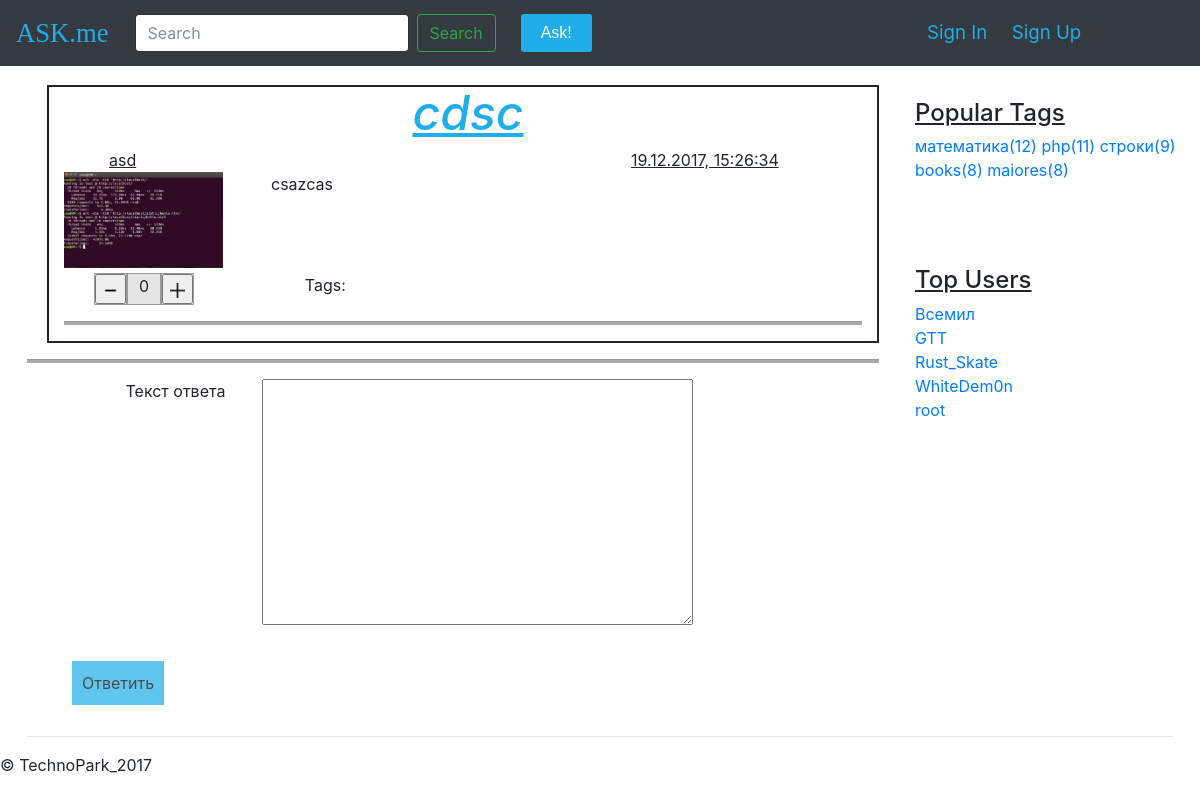
Page /question/63/ on the committed database.
### questions/models.py (models this page shows, shortened)
class Question(models.Model):
    author = models.ForeignKey(User)
    title = models.CharField(max_length=120, verbose_name=u"Заголовок вопроса")
    text = models.TextField(verbose_name=u"Полное описание вопроса")
    create_date = models.DateTimeField(default=datetime.now, verbose_name=u"Время создания вопроса")
    is_active = models.BooleanField(default=True, verbose_name=u"Доступность вопроса")
    tags = models.ManyToManyField(Tag, blank=True)
    category = models.ForeignKey(Category, blank=True)
    status = models.OneToOneField(Status)
    objects = QuestionManager()
    class Meta:
        ordering = ['-create_date']

class User(AbstractUser):
    upload = models.ImageField(default='static/img/ava.png', upload_to='%Y/%m/%d/', verbose_name=u"Аватар")
    rating = models.IntegerField(default=0, verbose_name=u"Рейтинг")
    objects = MyUserManager()

class Status(models.Model):
    viewsNum = models.IntegerField(default=0, verbose_name=u"Количество просмотров")
    likesNum = models.IntegerField(default=0, verbose_name=u"Количество лайков")

class Tag(models.Model):
    title = models.CharField(max_length=120, unique=True, verbose_name=u"Заголовок тега")
    objects = TagManager()

### questions/views.py (the view)
# urls.py: url(r'^(?P<question_id>[0-9]+)/$', views.question_detail, name='question_detail'),
def question_detail(request, question_id):
    ctx = dict()
    post = get_object_or_404(Question, id=question_id)
    is_set_like(request)
    tag_list = get_top_tags()
    user_list = get_top_users()
    ctx['user_list'] = user_list
    ctx['post'] = post
    ctx['tag_list'] = tag_list
    if request.POST:
        form = forms.AnswerForm(request.POST)
        if form.is_valid():
            answId = form.save(question_id, request.user.id)
            return redirect('./#'+str(answId))
    else:
        form = forms.AnswerForm()
    ctx['form'] = form
    return render(request, 'question_detail.html', ctx)

### questions/forms.py (shortened to what this page needs)
class AnswerForm(forms.ModelForm):
    class Meta:
        model = models.Answer
        fields = ['text']

### questions/models.py (called while the page is built)
    def get_top_N(self,N):
        return self.order_by('-rating')[0:N]

    def get_top_N(self,N):
        return self.values('title').annotate(num_questions=Count('question')).order_by('-num_questions')[0:N]

### questions/views.py (called while the page is built, shortened)
def is_set_like(request):
    like = None
    if request.method == 'POST':
        like = request.POST.get('like')

def get_top_tags():
    return Tag.objects.get_top_N(5)

def get_top_users():
    return User.objects.get_top_N(5)

### questions/templates/question_detail.html (shortened to what this page needs)
{% extends "base.html" %}
{% block content %}
        <article class="lmarg20">
            <header>
              <h1 class="one_question"><u>{{ post.title }}</u></h1>
            </header>
            <div class="row " style="margin-left: 30px">
                <div class="col-md-8 col-sm-12"><u>
                    {{ post.author.username }}</u>
                </div>
                <div class="col-md-4 col-sm-12"><u>
                    {{ post.create_date|date:"d.m.Y, H:i:s" }}</u>
                </div>
            </div>
            <div class="row">
              <div class='col-12 col-md-3 quest'>
                <img src="{{ post.author.upload.url }}" width="90%">
              </div>
              <div class='col-12 col-md-9'>
                {{ post.text }}
              </div>
            </div>
            <div class="foot">
              <div class="quest_foot">
               <div class="row" style="margin-left: 30px; margin-top: 5px; display: flex;">
                  <div class="col-md-3 col-sm-12 ">
                    <form action=" " method="POST">
                      <div class="row rating">
                       <div class="col-md-4 ratCell"><button name="like" value="m"><img src="/static/img/minus.ico" width="100%"></button></div>
                       <div class="col-md-4 ratCell">{{ post.status.likesNum }}</div>
                       <div class="col-md-4 ratCell"><button name="like" value="p"><img src="/static/img/plus.ico" width="100%"></button></div>
                      </div>
                    </form>
                  </div>
                 <div class="col-md-9 col-sm-12">Tags:
                 </div>
                </div>
            </div>
            <hr>
          </article>
          <hr class="my_hr">
            <div class="new_answer">
            <form action=" " method="POST">
             <div class="forma">
                 {% for field in form %}
                    <div class = "row regPoint
                    {% if field.errors %} has-error {% endif %}">
                    <div class="col-md-1"></div>
                    <div class="col-2 control-label">{{ field.label }}</div>
                    <div class="col-9 controls">{{ field }}</div>
                    </div>
                 {% endfor %}
              <div class="answ_btn">
                <button class="submit">
                  Ответить
                </button>
              </div>
              </div>
              </form>
          </div>
{% endblock %}

### templates/base.html (shortened to what this page needs)
<!DOCTYPE html>
<html lang="en"><head><meta http-equiv="Content-Type" content="text/html; charset=UTF-8">
    <link href="/static/css/bootstrap/dist/css/bootstrap.min.css" rel="stylesheet">
    <link href="/static/css/my_style.css" rel="stylesheet">
  </head>
  <body>
    <nav class="navbar navbar-expand-md fixed-top navbar-dark bg-dark">
      <a class="navbar-brand" href="{% url 'index' %}">ASK.me</a>
      <div class="collapse navbar-collapse" id="navbarsExampleDefault">
        <ul class="navbar-nav mr-auto">
        <form class="form-inline my-2 my-lg-0 mySearch " action=" " method="GET">
          <input class="form-control mr-sm-2" type="text" placeholder="Search" aria-label="Search" name="search">
          <button class="btn btn-outline-success my-2 my-sm-0" type="submit">Search</button>
        </form>
        </ul>
        <ul class="navbar-nav mr-auto">
          <a href="{% url 'ask' %}" class="btn-ask">Ask!</a>
        </ul>
      </div>
        {% if user.is_authenticated %}
                <div class="col-md-4">
                    <img src="{{ request.user.upload.url }}" width="50" height="50" alt="ava" class="ava">
                    <a href="{% url 'userset' %}" class="myLogin">{{ request.user }}(settings)</a>
                    <a href="{% url 'logout' %}" class="myLogin">Exit</a>
                </div>
            {% else %}
      	        <div class="col-md-3 col-sm-5">
                 <a href="{% url 'signin' %}" class="myLogin">Sign In</a>
                <a href="{% url 'signup' %}" class="myLogin">Sign Up</a>
            {% endif %}
      	</div>
    </nav>
    <main role="main" class="container-fluid mymarg">
      <div class="row row-offcanvas row-offcanvas-right">
        <div class="col-9">
          {% block content %} {% endblock %}
        </div>
		<aside class="col-3 ml-sm-auto blog-sidebar">
          <div class="sidebar-module">
            <u><h4>Popular Tags</h4></u>
            <div>
                {% for tagg in tag_list %}
                    <a href="{% url 'tag_detail' tagg.title %}" class="otherPlace">{{ tagg.title }}({{ tagg.num_questions }}) </a>
                {% endfor %}
            </div>
          </div>
          <div class="sidebar-module mymarg">
            <u><h4>Top Users</h4></u>
            <ol class="list-unstyled">
                {% for user in user_list %}
                    <li><a href="#">{{ user.username }}</a></li>
                {% endfor %}
            </ol>
          </div>
        </aside>
      </div>
      <hr>
    </main>
      <footer>
        <p>© TechnoPark_2017</p>
      </footer>
  </body></html>

### static/css/my_style.css (style rules this page uses)
.mr-auto { margin-right: 25px !important; }
.btn-ask { padding: 7px 20px 7px 20px; background: #1FAEE9; font-family: "Arial"; color: #ffffff; border-radius: 3px; text-decoration: none; }
a.btn-ask:active, a.btn-ask { text-decoration: none; }
a.navbar-brand { font-family: "Сomic Sans MS"; font-size: 20pt; color: #1FAEE9 !important; }
form.mySearch { margin-left: 10px; }
.mymarg { margin-top: 85px; }
a.otherPlace { color: blue font-size: 16px; }
main.container-fluid { width: 98%; }
a.myLogin { font-size: 14pt; color: #1FAEE9; margin-left: 20px; }
.lmarg20 { padding-left: 15px; padding-right: 15px; margin-left: 20px; margin-bottom: 15px; border-style: solid; border-width: 2px; }
.lmarg20 hr { height: 3px; width: 100%; background-color: #AAA; }
.lmarg20 h1 { margin-left: 10px; }
div.rating { width: 100px; background: #e6e6e6; margin-right: 20px; }
div.ratCell { border: 1px solid #999999; text-align: center; padding-left: 0; padding-right: 0; }
button.submit { margin: 15px; padding: 10px; background: #1FAEE9; opacity: .7; border: 0; }
.regPoint { margin: 15px; }
.answ_btn { margin-left: 30px; }
hr.my_hr { height: 3px; width: 100%; background-color: #AAA; }
.blog-sidebar { position: fixed; top: 100px; right: 0px; }
h1.one_question { color: #1FAEE9; font-style: italic; font-size: 36pt; text-align: center; }

### rows in the picture
Question: title "cdsc", author.username "asd", create_date "19.12.2017, 15:26:34", author.upload (picture), text "csazcas", status.likesNum "0"
Tag: title "математика", num_questions "12"
Tag: title "php", num_questions "11"
Tag: title "строки", num_questions "9"
Tag: title "books", num_questions "8"
Tag: title "maiores", num_questions "8"
User: username "Всемил"
User: username "GTT"
User: username "Rust_Skate"
User: username "WhiteDem0n"
User: username "root"

### other values in the picture
{{ field.label }} "Текст ответа"
